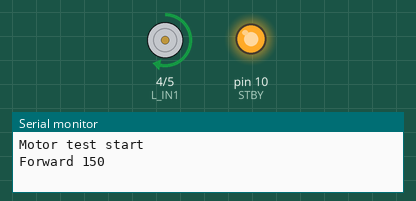
This sketch was run on a simulated Arduino Uno, built with avr-gcc and run on an emulated ATmega328P. On the bench: motor-driver pin pairs drawn as motors (green arrow = first pin HIGH = forward, orange = second pin HIGH = backward, longer = more drive, scaled by the enable pin, stopped while the standby pin is LOW), output pins drawn as LEDs (lit = HIGH), the last lines printed to the serial monitor.

Above: at 1.0 s.
At 2.5 s:
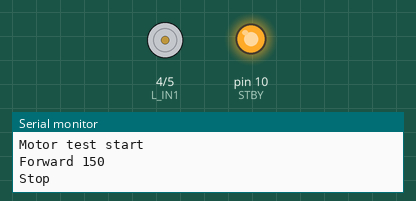
At 4.0 s:
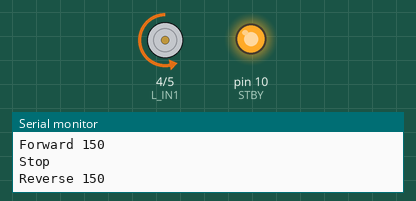
Timing chart, 0 to 7.8 s (numbered marks = the images above):
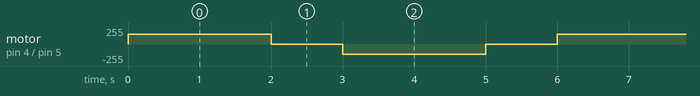

Measured:
- by itself, motor on pin 4 (L_IN1) / pin 5 (L_IN2): repeats every 6.0 s: stopped 1.0 s, backward 150/255 2.0 s, stopped 1.0 s, forward 150/255 2.0 s

The sketch:

step1_motor_test.ino
```cpp
const int L_IN1 = 4, L_IN2 = 5, L_ENA = 6;
const int STBY = 10;

void setMotor(int in1, int in2, int en, int pwm) {
  if (pwm > 0) {
    digitalWrite(in1, HIGH); digitalWrite(in2, LOW);
  } else if (pwm < 0) {
    digitalWrite(in1, LOW); digitalWrite(in2, HIGH);
    pwm = -pwm;
  } else {
    digitalWrite(in1, LOW); digitalWrite(in2, LOW);
  }
  analogWrite(en, constrain(pwm, 0, 255));
}

void setup() {
  pinMode(L_IN1, OUTPUT); pinMode(L_IN2, OUTPUT); pinMode(L_ENA, OUTPUT);
  pinMode(STBY, OUTPUT);
  digitalWrite(STBY, HIGH);  // 使能 TB6612
  Serial.begin(115200);
  Serial.println("Motor test start");
}

void loop() {
  Serial.println("Forward 150");
  setMotor(L_IN1, L_IN2, L_ENA, 150);
  delay(2000);

  Serial.println("Stop");
  setMotor(L_IN1, L_IN2, L_ENA, 0);
  delay(1000);

  Serial.println("Reverse 150");
  setMotor(L_IN1, L_IN2, L_ENA, -150);
  delay(2000);

  Serial.println("Stop");
  setMotor(L_IN1, L_IN2, L_ENA, 0);
  delay(1000);
}
```
